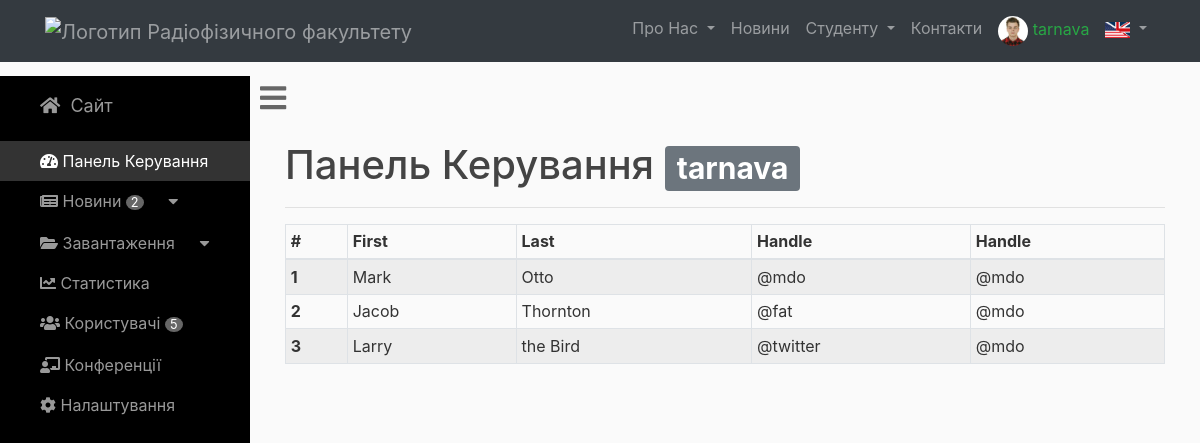
The page /admin (signed in) on the database its author committed.
### rpd_site/models.py (models this page shows, shortened)
class User(db.Model, UserMixin):
    id = db.Column(db.Integer, primary_key=True)
    username = db.Column(db.String(20), unique=True, nullable=False)
    email = db.Column(db.String(120), unique=True, nullable=False)
    image_file = db.Column(db.String(20), nullable=False,
                           default='default.jpg')
    password = db.Column(db.String(60), nullable=False)
    confirmed = db.Column(db.Boolean, nullable=False, default=0)
    posts = db.relationship('Post', backref='author', lazy=True)
    roles = db.relationship('Role', secondary=roles_users,
                            backref=db.backref('users', lazy='joined'))

### rpd_site/routes.py (the view)
@app.route('/admin')
@login_required
def admin():
    return render_template('dashboard.html', title="Панель Керування",
                            number_of_users=get_number_of_users(),
                            number_of_posts=get_number_of_posts()
                            )

### rpd_site/helpers.py (called while the page is built)
def get_number_of_users():
    return len(User.query.all())

def get_number_of_posts():
    return len(Post.query.all())

### rpd_site/models.py (called while the page is built)
@login_manager.user_loader
def load_user(user_id):
    return User.query.get(int(user_id))

### rpd_site/templates/dashboard.html
{% extends "layout_admin.html" %}
{% block body %}
{% set active_page = "index" %}
        <div id="page-content-wrapper">
            <div class="container-fluid">
                <h1>{{ title }} <span class="badge badge-secondary">{{current_user.username}}</span></h1>
                <hr>
            </div>
            <div class="col-sm-auto" style="width: 100%;">
                <table class="table table-striped table-bordered table-hover table-sm">
                  <thead>
                    <tr>
                      <th scope="col">#</th>
                      <th scope="col">First</th>
                      <th scope="col">Last</th>
                      <th scope="col">Handle</th>
                      <th scope="col">Handle</th>
                    </tr>
                  </thead>
                  <tbody>
                    <tr>
                      <th scope="row">1</th>
                      <td>Mark</td>
                      <td>Otto</td>
                      <td>@mdo</td>
                      <td>@mdo</td>
                    </tr>
                    <tr>
                      <th scope="row">2</th>
                      <td>Jacob</td>
                      <td>Thornton</td>
                      <td>@fat</td>
                      <td>@mdo</td>
                    </tr>
                    <tr>
                      <th scope="row">3</th>
                      <td>Larry</td>
                      <td>the Bird</td>
                      <td>@twitter</td>
                      <td>@mdo</td>
                    </tr>
                  </tbody>
                </table>
            </div>
        </div>
{% endblock %}

### rpd_site/templates/layout_admin.html (shortened to what this page needs)
<!DOCTYPE html>
<html lang="en">
<head>
    <link href="{{ url_for('static', filename='vendor/bootstrap/css/' + 'bootstrap.min.css') }}" rel="stylesheet">
    <link href="{{ url_for('static', filename='css/' + 'modern-business.css') }}" rel="stylesheet">
    <link href="{{ url_for('static', filename='css/' + 'simple-sidebar.css') }}" rel="stylesheet">
    <link rel="stylesheet" href="https://use.fontawesome.com/releases/v5.2.0/css/all.css"
>
    <link href="{{ url_for('static', filename='css/' + 'simple-sidebar.css') }}" rel="stylesheet">
</head>
<body>
<nav class="navbar fixed-top navbar-expand-lg navbar-dark bg-dark fixed-top">
    <div class="container">
        {% if menuitem == 'index' %}
        <a class="navbar-brand" style="color:white;" href="{{ url_for('index') }}">
            {% else %}
            <a class="navbar-brand" style="color:rgba(255,255,255,.5);" href="{{ url_for('index') }}">
                {% endif %}
                <img src="{{ url_for('static', filename='img/' + 'knu.jpg') }}" width="50" height="50"
                     alt="Логотип Радіофізичного факультету">
            </a>
            <div class="collapse navbar-collapse" id="navbarResponsive">
                <ul class="navbar-nav ml-auto">
                    <li class="nav-item dropdown">
                        {% if menuitem in ['history',] %}
                        <a class="nav-link dropdown-toggle" href="#" id="navbarDropdownPortfolio" data-toggle="dropdown"
                           aria-haspopup="true" aria-expanded="false" style="color:white;">
                            Про Нас
                        </a>
                        {% else %}
                        <a class="nav-link dropdown-toggle" href="#" id="navbarDropdownPortfolio" data-toggle="dropdown"
                           aria-haspopup="true" aria-expanded="false">
                            Про Нас
                        </a>
                        {% endif %}
                    </li>
                    <li class="nav-item">
                        {% if menuitem in ['news',] %}
                            <a class="nav-link" style="color:white;" href="{{url_for('news')}}">Новини</a>
                        {% else %}
                            <a class="nav-link" href="{{url_for('news')}}">Новини</a>
                        {% endif %}
                    </li>
                    <li class="nav-item dropdown">
                        {% if menuitem in ['schedule',] %}
                            <a class="nav-link dropdown-toggle" href="#" id="navbarDropdownPortfolio" data-toggle="dropdown"
                               aria-haspopup="true" aria-expanded="false" style="color:white;">
                                Студенту
                            </a>
                        {% else %}
                            <a class="nav-link dropdown-toggle" href="#" id="navbarDropdownPortfolio" data-toggle="dropdown"
                               aria-haspopup="true" aria-expanded="false">
                                Студенту
                            </a>
                        {% endif %}
                    </li>
                    <li class="nav-item">
                        {% if menuitem in ['contacts',] %}
                            <a class="nav-link" style="color:white;" href="#">Контакти</a>
                        {% else %}
                            <a class="nav-link" href="#">Контакти</a>
                        {% endif %}
                    </li>
                    <li class="nav-item dropdown">
                        {% if current_user.is_authenticated: %}
                            <a class="nav-link" href="#" id="navbarDropdownBlog" data-toggle="dropdown" aria-haspopup="true"
                               aria-expanded="false">
                                <img src="{{ url_for('static', filename='img/avatars/' + current_user.image_file) }}"
                                     width="30"
                                     height="30" class="rounded-circle" style="vertical-align: middle;"
                                     alt="Логотип Радіофізичного факультету">
                                <span class="text-success">{{ current_user.username }}</span>
                            </a>
                        {% endif %}
                    </li>
                    <li class="nav-item dropdown">
                        <a class="nav-link dropdown-toggle" href="#" id="navbarDropdownPortfolio" data-toggle="dropdown"
                           aria-haspopup="true" aria-expanded="false">
                            <img src="{{ url_for('static', filename='img/' + 'ukus.jpg') }}" alt="english"
                                 style="height: 16px; width: 25px; margin:0; padding:0;">
                        </a>
                    </li>
                </ul>
            </div>
    </div>
</nav>
    <div id="wrapper" class="toggled" style="margin-top: 20px;">
        <div id="sidebar-wrapper">
            <ul class="sidebar-nav">
                <li class="sidebar-brand">
                    <a href="{{ url_for('index') }}"><i class="fas fa-home"></i> &nbsp;Сайт</a>
                </li>
                <li>
                    <a href="{{ url_for('admin') }}" class="
                        {% if title == 'Панель Керування' %}
                            chosen
                        {% endif %}
                        "><i class="fas fa-tachometer-alt">
                        </i>&nbsp;Панель Керування</a>
                </li>
                <li>
                    <a href="{{ url_for('admin_news') }}" class="
                        "><i class="fas fa-newspaper"></i>&nbsp;Новини&nbsp;<small style="color:white; background-color: #666; text-align: center; border-radius: 60%; padding-left:2%; padding-right:2%;">{{number_of_posts}}</small>&nbsp;<i class="fas fa-caret-down"></i></a>
                </li>
                <li>
                    <a data-toggle="collapse" href="#collapseExample" role="button" aria-expanded="false"
                    aria-controls="collapseExample"><i class="fas fa-folder-open"></i>&nbsp;Завантаження&nbsp;<i class="fas fa-caret-down"></i></a>
                </li>
                <li>
                    <a href="#"><i class="fas fa-chart-line"></i>&nbsp;Статистика</a>
                </li>
                <li>
                    <a href="{{ url_for('users') }}"><i class="fas fa-users"></i>&nbsp;Користувачі&nbsp;<small style="color:white; background-color: #666; text-align: center; border-radius: 60%; padding-left:2%; padding-right:2%;">{{number_of_users}}</small></a>
                </li>
                <li>
                    <a href="#"><i class="fas fa-chalkboard-teacher"></i>&nbsp;Конференції</a>
                </li>
                <li>
                    <a href="#"><i class="fas fa-cog"></i>&nbsp;Налаштування</a>
                </li>
            </ul>
        </div>
        <a href="#menu-toggle" id="menu-toggle"><i class="fas fa-bars" ></i></a>
        {% block body %}{% endblock %}
    </div>
</body>
</html>

### rpd_site/static/css/modern-business.css (style rules this page uses)
body { padding-top: 54px; }
@media (min-width: 992px) { body { padding-top: 56px; } }
.navbar { margin-bottom: 0 !important; }
.navbar-brand:after { content: "Кафедра радіотехніки та радіоелектронних систем"; font-size: 80%; }
.bg-dark { background-color: #324696;!important; }
body { overflow-x: hidden; }
#wrapper { padding-left: 0; -webkit-transition: all 0.5s ease; -moz-transition: all 0.5s ease; -o-transition: all 0.5s ease; transition: all 0.5s ease; }
#wrapper.toggled { padding-left: 250px; }
#sidebar-wrapper { z-index: 1000; position: fixed; left: 250px; width: 0; height: 100%; margin-left: -250px; overflow-y: auto; background: #000; -webkit-transition: all 0.5s ease; -moz-transition: all 0.5s ease; -o-transition: all 0.5s ease; transition: all 0.5s ease; }
#wrapper.toggled #sidebar-wrapper { width: 250px; }
#page-content-wrapper { width: 100%; position: absolute; padding: 15px; }
#wrapper.toggled #page-content-wrapper { position: absolute; margin-right: -250px; }
.sidebar-nav { position: absolute; top: 0; width: 250px; margin: 0; padding: 0; list-style: none; }
.sidebar-nav li { text-indent: 20px; line-height: 40px; }
.sidebar-nav li a { display: block; text-decoration: none; color: #999999; }
.sidebar-nav>.sidebar-brand { height: 65px; font-size: 18px; line-height: 60px; }
.sidebar-nav>.sidebar-brand a { color: #999999; }
@media (min-width:768px) { #wrapper { padding-left: 0; } }
@media (min-width:768px) { #wrapper.toggled { padding-left: 250px; } }
@media (min-width:768px) { #sidebar-wrapper { width: 0; } }
@media (min-width:768px) { #wrapper.toggled #sidebar-wrapper { width: 250px; } }
@media (min-width:768px) { #page-content-wrapper { padding: 20px; position: relative; } }
@media (min-width:768px) { #wrapper.toggled #page-content-wrapper { position: relative; margin-right: 0; } }
body { background: #fafafa; color: #333333; }
h1, h2, h3, h4, h5, h6 { color: #444444; }
body, html { height: 100%; margin: 0; }
@media only screen and (max-device-width: 1024px) { .navbar-brand:after { content: "" !important; font-size: 80%; } }

### rpd_site/static/css/simple-sidebar.css (style rules this page uses)
body { overflow-x: hidden; }
#wrapper { padding-left: 0; -webkit-transition: all 0.5s ease; -moz-transition: all 0.5s ease; -o-transition: all 0.5s ease; transition: all 0.5s ease; }
#wrapper.toggled { padding-left: 250px; }
#sidebar-wrapper { z-index: 1000; position: fixed; left: 250px; width: 0; height: 100%; margin-left: -250px; overflow-y: auto; background: #000; -webkit-transition: all 0.5s ease; -moz-transition: all 0.5s ease; -o-transition: all 0.5s ease; transition: all 0.5s ease; }
#wrapper.toggled #sidebar-wrapper { width: 250px; }
#page-content-wrapper { width: 100%; position: absolute; padding: 15px; }
#wrapper.toggled #page-content-wrapper { position: absolute; margin-right: -250px; }
.sidebar-nav { position: absolute; top: 0; width: 250px; margin: 0; padding: 0; list-style: none; }
.sidebar-nav li { text-indent: 20px; line-height: 40px; }
.sidebar-nav li a { display: block; text-decoration: none; color: #999999; }
.sidebar-nav li a:hover, .chosen { text-decoration: none; color: #fff !important; background: rgba(255, 255, 255, 0.2); }
.sidebar-nav>.sidebar-brand { height: 65px; font-size: 18px; line-height: 60px; }
.sidebar-nav>.sidebar-brand a { color: #999999; }
@media (min-width:768px) { #wrapper { padding-left: 0; } }
@media (min-width:768px) { #wrapper.toggled { padding-left: 250px; } }
@media (min-width:768px) { #sidebar-wrapper { width: 0; } }
@media (min-width:768px) { #wrapper.toggled #sidebar-wrapper { width: 250px; } }
@media (min-width:768px) { #page-content-wrapper { padding: 20px; position: relative; } }
@media (min-width:768px) { #wrapper.toggled #page-content-wrapper { position: relative; margin-right: 0; } }
#menu-toggle { font-size:30px; padding-left: 10px; padding-top: 10px; border: 1px; color: #666; }

### rows shown on the page
User: image_file (picture), username "tarnava"

### other values the page prints
{{ number_of_posts }} "2"
{{ number_of_users }} "5"
{{ title }} "Панель Керування"
